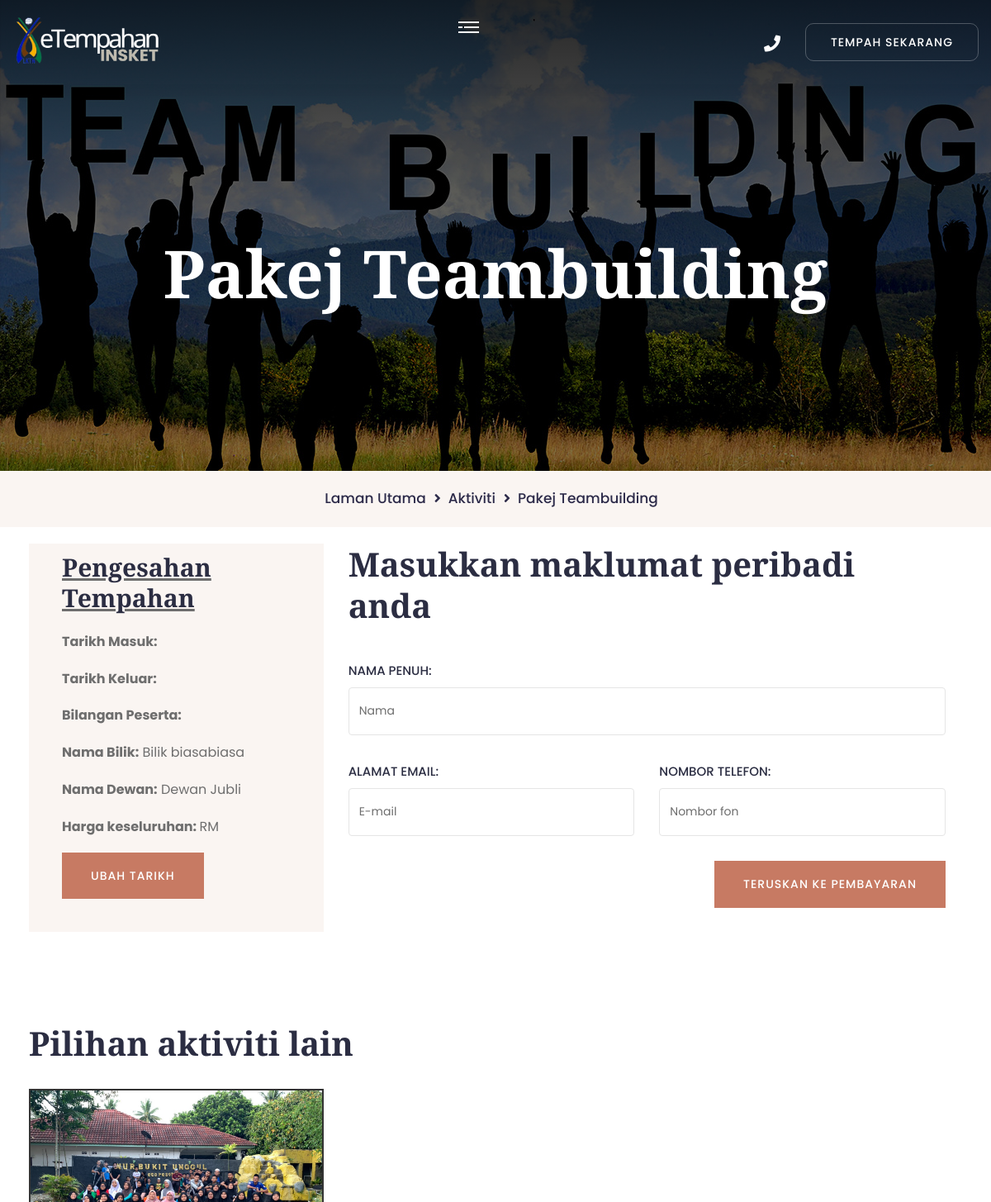
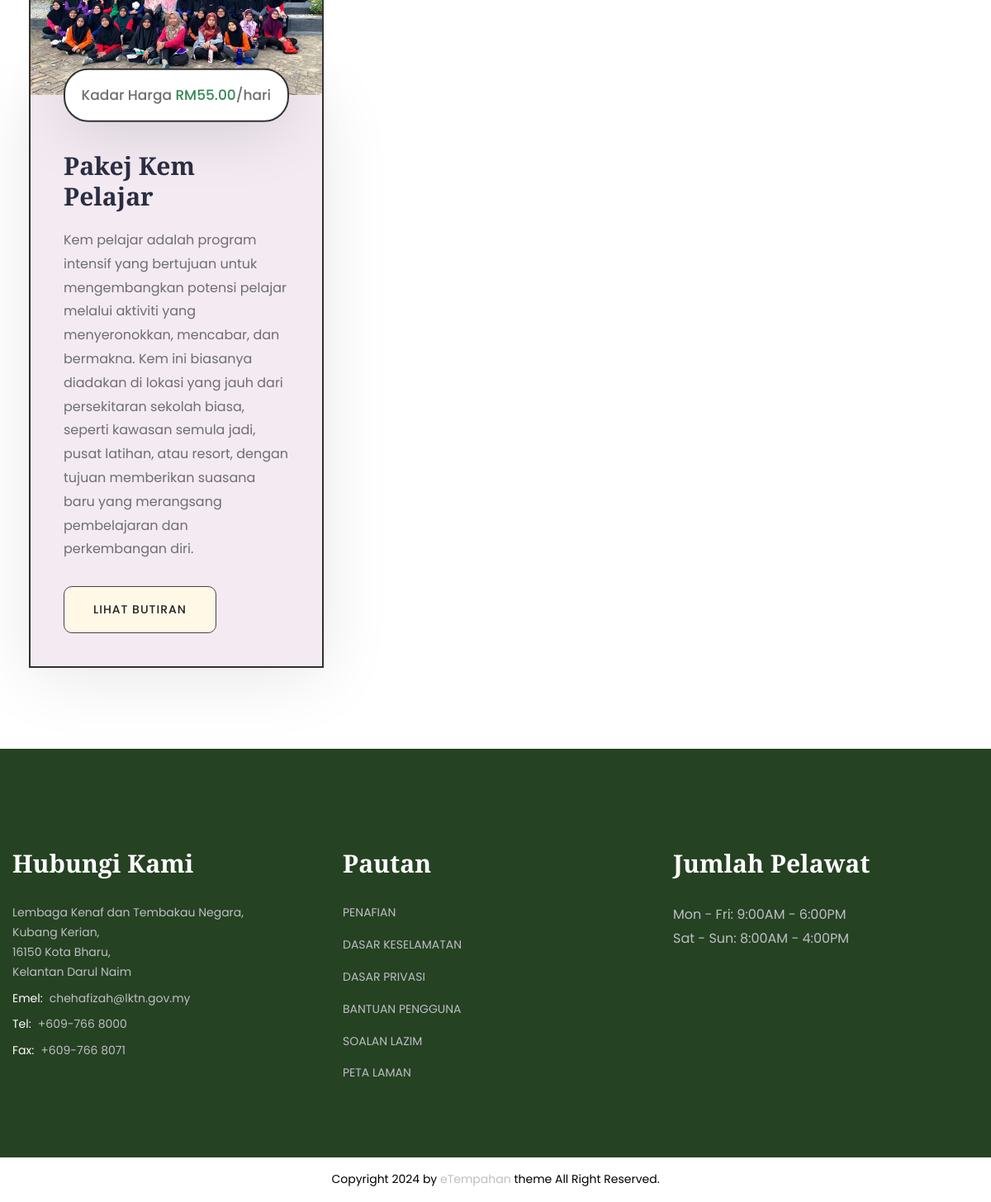
The page /tempah_aktiviti.php?id_aktiviti=27 on the database its author committed (2 pictures, top to bottom).
### tables this page shows
CREATE TABLE `url_gambar` (
  `id_gambar` int(10) NOT NULL,
  `jenis_gambar` enum('main','banner','add','') DEFAULT NULL,
  `url_gambar` text DEFAULT NULL,
  `id_bilik` int(10) DEFAULT NULL,
  `id_perkahwinan` int(10) DEFAULT NULL,
  `id_dewan` int(11) DEFAULT NULL,
  `id_aktiviti` int(11) DEFAULT NULL
);

CREATE TABLE `aktiviti` (
  `id_aktiviti` int(11) NOT NULL,
  `nama_aktiviti` varchar(50) DEFAULT NULL,
  `kadar_harga` decimal(10,2) DEFAULT NULL,
  `penerangan_kemudahan` varchar(500) DEFAULT NULL,
  `penerangan` varchar(550) DEFAULT NULL,
  `status_aktiviti` enum('Tersedia','Tidak Tersedia') DEFAULT NULL
);

### tempah_aktiviti.php (the view, shortened to what this page needs)
<!DOCTYPE html>
<html lang="en">
<head>
    <link href="assets/css/bootstrap.css" rel="stylesheet">
    <link href="assets/css/style.css" rel="stylesheet">
    <link href="assets/css/responsive.css" rel="stylesheet">
    <link href="assets/css/color.css" rel="stylesheet">
    <link href="assets/css/preloader.css" rel="stylesheet">
</head>
<body>
    <div class="page-wrapper">
        <?php include 'partials/header.php'; ?>
        <?php
       $conn = DBConnection::getConnection();
        if (isset($_GET['id_aktiviti'])) {
            $id_aktiviti = $_GET['id_aktiviti'];
        } else {
            echo '<div class="alert alert-danger">ID Aktiviti tidak ditemui.</div>';
            exit;
        }
        $query = "
			SELECT
				aktiviti.id_aktiviti,
				aktiviti.nama_aktiviti,
				aktiviti.kadar_harga,
				aktiviti.penerangan_kemudahan,
				aktiviti.penerangan,
				aktiviti.status_aktiviti,
				url_gambar.url_gambar,
				url_gambar.jenis_gambar
			FROM aktiviti
				LEFT JOIN url_gambar ON aktiviti.id_aktiviti = url_gambar.id_aktiviti
				WHERE aktiviti.id_aktiviti = ?
				";
        $stmt = $conn->prepare($query);
        $stmt->bind_param("i", $id_aktiviti);
        $stmt->execute();
        $result = $stmt->get_result();
        if ($result->num_rows > 0) {
            $banner_image = '';
            $tambahan_images = [];
        while ($row = $result->fetch_assoc()) {
			$id_aktiviti = $row['id_aktiviti'];
            $nama_aktiviti = $row['nama_aktiviti'];
            $url_gambar = $row['url_gambar'];
            $jenis_gambar = $row['jenis_gambar'];
			if ($jenis_gambar == 'main') {
                    $utama_image = $url_gambar;
                } elseif ($jenis_gambar == 'banner') {
                    $banner_image = $url_gambar;
                } elseif ($jenis_gambar == 'add') {
                    $tambahan_images[] = $url_gambar;
                }
            }
            ?>
            <div class="page-title" style="
                        background-image: url('adminDashboard/controller/<?php echo $banner_image; ?>');
                        background-repeat: no-repeat;
                        background-size: cover;
                        background-position: center;
                    ">
                <div class="auto-container">
                    <h1><?php echo $nama_aktiviti; ?></h1>
                </div>
            </div>
            <div class="bredcrumb-wrap">
                <div class="auto-container">
                    <ul class="bredcrumb-list">
                        <li><a href="index.php">Laman Utama</a></li>
                        <li><a href="pakejAktiviti.php">Aktiviti</a></li>
                        <li><?php echo htmlspecialchars($nama_aktiviti); ?></li>
                    </ul>
                </div>
            </div>
            <?php
        } else {
            echo "<p>Tiada butiran ditemui untuk aktiviti yang dipilih.</p>";
        }
        ?>
        <section class="section-padding">
            <div class="auto-container">
                <div class="row">
                    <div class="col-lg-4">
                        <div class="widget mb_40 gray-bg p_40" style="padding-top: 10px;">
                            <u>
                                <h4 class="mb_20">Pengesahan Tempahan</h4>
							</u>
                            <p><strong>Tarikh Masuk:</strong> <?php echo htmlspecialchars($_SESSION['checkInDate']); ?></p>
							<p><strong>Tarikh Keluar:</strong> <?php echo htmlspecialchars($_SESSION['checkOutDate']); ?></p>
							<p><strong>Bilangan Peserta:</strong> <?php echo htmlspecialchars ($_SESSION['total_person']); ?></p>
							<p><strong>Nama Bilik:</strong>
								<?php
									echo isset($_SESSION['nama_bilik']) ? htmlspecialchars($_SESSION['nama_bilik']) : 'Nama Bilik tidak tersedia';
								?>
							</p>
							<p><strong>Nama Dewan:</strong>
								<?php
									echo isset($_SESSION['nama_dewan']) ? htmlspecialchars($_SESSION['nama_dewan']) : 'Nama Dewan tidak tersedia';
								?>
							</p>
							<p><strong>Harga keseluruhan: </strong>RM <?php echo htmlspecialchars($_SESSION['total_price']); ?></p>
                            <a href="aktivitiDetail.php?id_aktiviti=<?php echo htmlspecialchars($id_aktiviti); ?>"
                                class="btn-1">Ubah Tarikh<span></span></a>
                        </div>
                    </div>
                    <div class="col-lg-8 pe-lg-35">
                        <div class="single-post">
                            <h3 class="mb_40">Masukkan maklumat peribadi anda</h3>
                            <form action="Controller/2_reservation.php?id_aktiviti=<?php echo htmlspecialchars($id_aktiviti); ?>"
                                method="POST">
                                <div class="form-group">
                                    <p class="hotel-booking-form-1-label">Nama Penuh: </p>
                                    <div class="form-floating">
                                        <input class="form-control" type="text" name="full_name" value=""
                                            placeholder="Nama" required />
                                        <label for="text">Nama</label>
                                    </div>
                                </div>
                                <div class="row">
                                    <div class="col-md-6">
                                        <div class="form-group">
                                            <p class="hotel-booking-form-1-label">Alamat Email: </p>
                                            <div class="form-floating">
                                                <input class="form-control" type="email" name="form-email" value=""
                                                    placeholder="" required />
                                                <label for="email">E-mail</label>
                                            </div>
                                        </div>
                                    </div>
                                    <div class="col-md-6">
                                        <div class="form-group">
                                            <p class="hotel-booking-form-1-label">Nombor telefon:</p>
                                            <div class="form-floating">
                                                <input class="form-control" type="text" name="phone_number"
                                                    id="phone_number" placeholder="" value="" required />
                                                <label for="phone_number">Nombor fon</label>
                                            </div>
                                        </div>
                                    </div>
                                </div>
								<div class="form-group mb-0 text-end">
									<button type="submit" class="btn-1">Teruskan ke Pembayaran<span></span></button>
								</div>
                            </form>
                        </div>
                    </div>
                </div>
        </section>
        <?php include 'partials/additional_aktiviti.php'; ?>
        <?php include 'partials/footer.php'; ?>
    </div>
</body>
</html>

### partials/additional_aktiviti.php (shortened to what this page needs)
<section class="section-padding">
    <div class="auto-container">
        <div class="section_heading text-left mb_30 mt_30">
            <h3 class="section_heading_title_big">Pilihan aktiviti lain</h3>
        </div>
        <div class="row">
            <?php
            try {
                if (isset($_GET['id_aktiviti'])) {
                    $selected_id_aktiviti = (int)$_GET['id_aktiviti'];
                } elseif (isset($_SESSION['id_aktiviti'])) {
                    $selected_id_aktiviti = (int)$_SESSION['id_aktiviti'];
                } else {
                    $selected_id_aktiviti = 0;
                }
				$conn = DBConnection::getConnection();
                $stmt = $conn->prepare("SELECT r.*, dp.url_gambar AS gambar_utama
                                        FROM aktiviti r
                                        LEFT JOIN url_gambar dp ON r.id_aktiviti = dp.id_aktiviti AND dp.jenis_gambar = 'main'
                                        WHERE r.id_aktiviti != ?");
                $stmt->bind_param("i", $selected_id_aktiviti);
                $stmt->execute();
                $result = $stmt->get_result();
                if ($result->num_rows > 0) {
                    $delay = 0.2;
                    while ($aktiviti = $result->fetch_assoc()) {
                        $id_aktiviti = htmlspecialchars($aktiviti['id_aktiviti']);
                        $nama_aktiviti = htmlspecialchars($aktiviti['nama_aktiviti']);
                        $kadar_harga = htmlspecialchars($aktiviti['kadar_harga']);
                        $penerangan = htmlspecialchars($aktiviti['penerangan']);
                        $main_img = !empty($aktiviti['gambar_utama']) ? htmlspecialchars($aktiviti['gambar_utama']) : 'default-image.jpg';
                        $animation_delay = $delay . 's';
                        $delay += 0.2;
            ?>
            <div class="col-lg-4 col-md-6">
                <div class="room-1-block wow fadeInUp" data-wow-delay="<?php echo $animation_delay; ?>" data-wow-duration="1.2s">
                    <div class="room-1-image hvr-img-zoom-1">
                        <img src="adminDashboard/controller/<?php echo $main_img; ?>" alt="<?php echo $nama_aktiviti; ?>" style="width: 100%; height: 250px; object-fit: cover;">
                    </div>
                    <div class="room-1-content">
                        <p class="room-1-meta-info">Kadar Harga <span class="theme-color">RM<?php echo $kadar_harga; ?></span>/hari</p>
                        <h4 class="room-1-title mb_20">
                            <a href="aktivitiDetail.php?id_aktiviti=<?php echo $id_aktiviti; ?>">
                                <?php echo $nama_aktiviti; ?>
                            </a>
                        </h4>
                        <p class="room-1-text mb_30"><?php echo $penerangan; ?></p>
                        <div class="link-btn">
                            <a href="aktivitiDetail.php?id_aktiviti=<?php echo $id_aktiviti; ?>" class="btn-1 btn-alt">Lihat Butiran <span></span></a>
                        </div>
                    </div>
                </div>
            </div>
            <?php
                    }
                } else {
                    echo '<p class="no-results">Tiada pilihan aktiviti lain buat masa ini.</p>';
                }
            } catch (mysqli_sql_exception $e) {
                echo "<p>Error: " . htmlspecialchars($e->getMessage()) . "</p>";
            }
            ?>
        </div>
    </div>
</section>

### assets/css/responsive.css (style rules this page uses)
@media only screen and (max-width: 7000px) { .page-wrapper { overflow: hidden; } }
@media only screen and (max-width: 1200px) { .section_heading { position: relative; z-index: 1; } }

### assets/css/color.css (style rules this page uses)
:root { --theme-color: #338653; }

### assets/css/elpath.css (style rules this page uses)
.mt_30 { margin-top: 30px; }
.mb_20 { margin-bottom: 20px; }
.mb_30 { margin-bottom: 30px; }
.mb_40 { margin-bottom: 40px; }
.p_40 { padding: 40px; }

### rows shown on the page
url_gambar: url_gambar (picture)
aktiviti: nama_aktiviti "Pakej Teambuilding"
url_gambar: url_gambar (picture), id_aktiviti.kadar_harga "55.00", id_aktiviti.nama_aktiviti "Pakej Kem Pelajar", id_aktiviti.penerangan "Kem pelajar adalah program intensif yang bertujuan untuk mengembangkan potensi pelajar melalui aktiviti yang menyeronokkan, mencabar, dan bermakna. Kem ini biasanya diadakan di lokasi yang jauh dari persekitaran sekolah biasa, seperti kawasan semula jadi, pusat latihan, atau resort, dengan tujuan memberikan suasana baru yang merangsang pembelajaran dan perkembangan diri."

### other values the page prints
$_SESSION['nama_bilik'] "Bilik biasabiasa"
$_SESSION['nama_dewan'] "Dewan Jubli"
